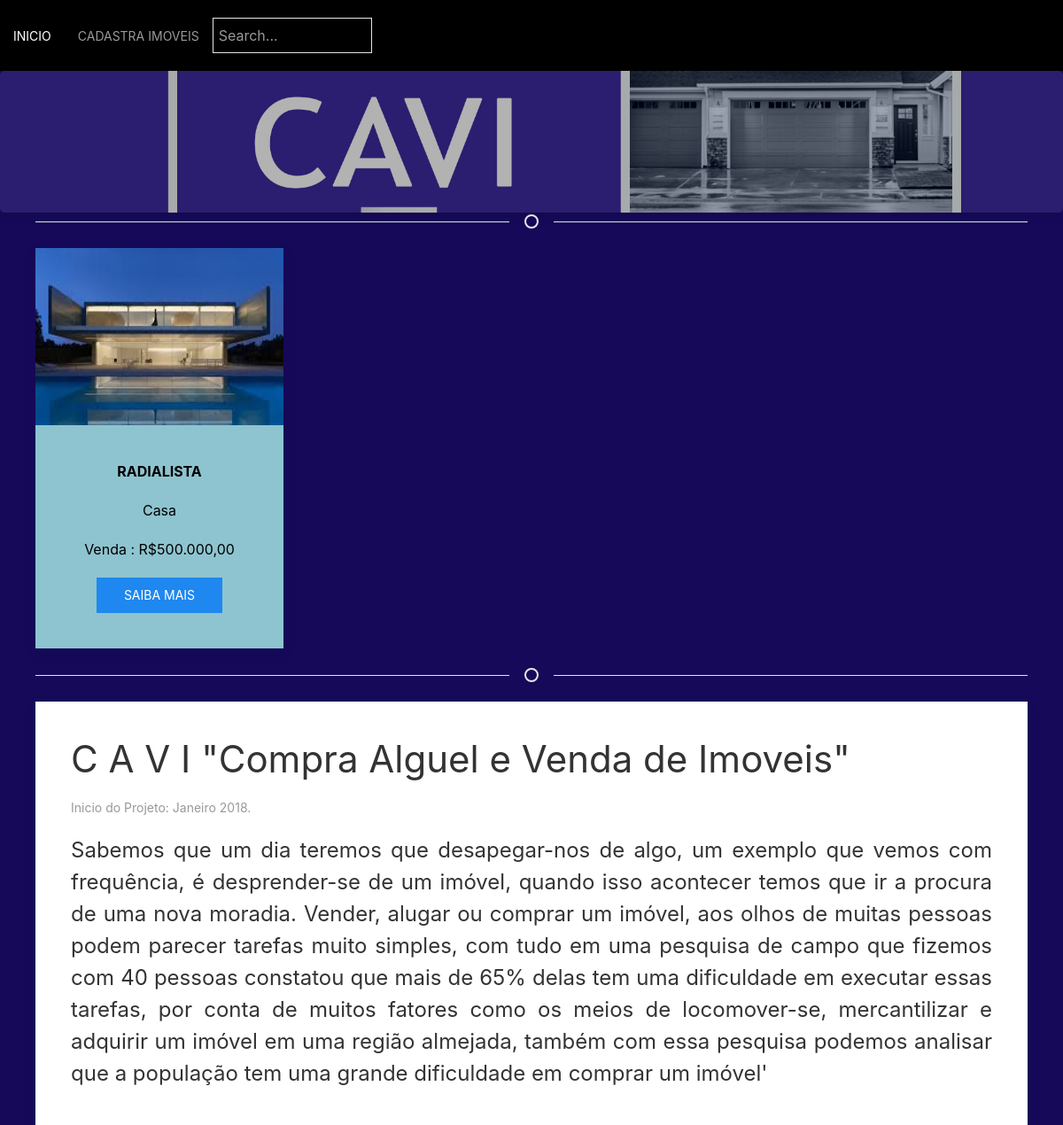
The page /BD/index.php?filtro=Radialista on the database its author committed.
### tables this page shows
CREATE TABLE `imoveis` (
  `id_imovel` int(11) NOT NULL,
  `nome_do_vendedor` varchar(50) DEFAULT NULL,
  `bairro` varchar(20) DEFAULT NULL,
  `rua` varchar(50) DEFAULT NULL,
  `numero` varchar(6) DEFAULT NULL,
  `telefone` varchar(16) DEFAULT NULL,
  `imagem` varchar(30) DEFAULT NULL,
  `categoria` varchar(17) DEFAULT NULL,
  `tipo_de_anuncio` varchar(10) DEFAULT NULL,
  `valor` varchar(10) DEFAULT NULL,
  `descricao` varchar(250) DEFAULT NULL,
  `email` varchar(70) DEFAULT NULL
);

### BD/index.php (the view, shortened to what this page needs)
<?php
	include_once("includes/processos_php/conexao.php");
?>
<!DOCTYPE html>
<html>
	<head>
		<?php
			include_once 'head.php';
		?>
	</head>
	<body class="uk-img">
		<?php
			include_once 'menu.php';
		?>
		<div class="card-category" style="background-image: linear-gradient(rgba(0,0,0,0.3), rgba(0,0,0,0.3)), url(IMAGENS/banner2.png)">
		</div>
		<div class="uk-container">
			<hr class="uk-divider-icon">
			<div class="uk-child-width-1-2@s uk-child-width-1-4@m uk-text-center" uk-grid>
				<?php
					$filtro = isset($_GET['filtro'])?$_GET['filtro']:"";
					$sql = "SELECT * FROM imoveis where bairro like '%$filtro%'";
					$consulta = mysqli_query($conexao,$sql);
					while ($exibirRegistros = mysqli_fetch_array($consulta)) {
				?>
					<div>
				        <div>
				        	<div class="uk-card uk-card-red">
					            <div class="uk-card-media-top">
					                <img src="includes/processos_php/foto/<?php echo $exibirRegistros["imagem"]; ?>" style="width:100%;height: 200px;">
					            </div>
					            <div class="uk-card-body">
					                <p class="uk-text-bold uk-text-truncate" ><?php echo mb_strtoupper($exibirRegistros["bairro"]); ?></p>
					                <p><?php echo $exibirRegistros["categoria"]; ?></p>
					                <p class="uk-text-truncate">
					                	<?php echo $exibirRegistros["tipo_de_anuncio"]; ?> : R$<?php echo $exibirRegistros["valor"]; ?>
					                </p>
					                	<a href="imovel.php?id=<?php echo $exibirRegistros['id_imovel']; ?>" class="uk-button uk-button-primary">Saiba Mais</a>
					            </div>
			        		</div>
			    		</div>
				    </div>
			<?php } ?>
		</div>
		<hr class="uk-divider-icon">
		<div class="uk-container uk-margin">
				<article class="uk-article uk-card uk-card-default uk-card-body">
				    <h1 class="uk-article-title"><a class="uk-link-reset" href="">C A V I "Compra Alguel e Venda de Imoveis"</a></h1>
				    <p class="uk-article-meta">Inicio do Projeto: Janeiro 2018.<p>
				    <p class="uk-text-lead uk-text-justify">Sabemos que um dia teremos que desapegar-nos de algo, um exemplo que vemos com frequência, é desprender-se de um imóvel, quando isso acontecer temos que ir a procura de uma nova moradia. Vender, alugar ou comprar um imóvel, aos olhos de muitas pessoas podem parecer tarefas muito simples, com tudo em uma pesquisa de campo que fizemos com 40 pessoas constatou que mais de 65% delas tem uma dificuldade em executar essas tarefas, por conta de muitos fatores como os meios de locomover-se, mercantilizar e adquirir um imóvel em uma região almejada, também com essa pesquisa podemos analisar que a população tem uma grande dificuldade em comprar um imóvel'</p>
				</article>
				</div>
	</div>
	</body>
</html>

### BD/includes/uikit/css/addon-uikit.css (style rules this page uses)
.card-category { background-size: cover; background-position: center; height: 160px; display: flex; justify-content: center; align-items: center; color: white; font-size: 24px; font-weight: bold; text-shadow: 1px 1px 3px rgba(0,0,0,0.2); border-radius: 5px; box-shadow: 0 0 15px rgba(0,0,0,0.2); }

### rows shown on the page
imoveis: imagem (picture), bairro "RADIALISTA", categoria "Casa", tipo_de_anuncio "Venda", valor "500.000,00"
